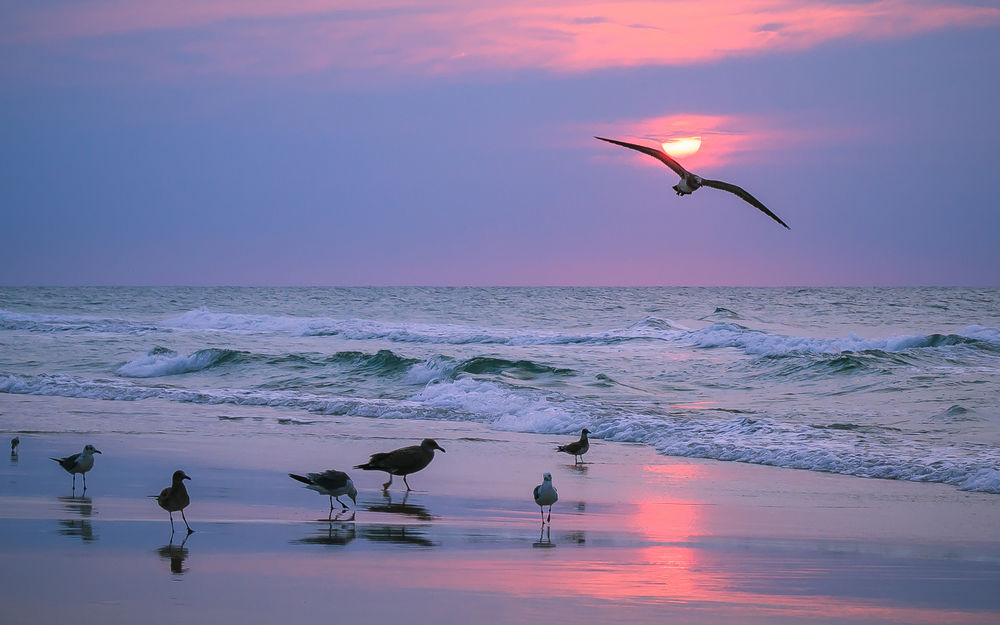
#> input picture back/python/smart_eraser/test_data/test_images/sea.jpg, 1000 x 625 px
$ python image_difference.py
#> lines starting #> are read from the running program, lines starting #| are printed output that depends on the picture; after the words box and inside, x2 and y2 are one past the last pixel; in counts of white or black regions, pixels touching at a corner belong together
import cv2
import numpy as np

color_img = cv2.imread('./test_data/test_images/sea.jpg')
#> color_img is the input picture: shape (625, 1000, 3); mean B, G, R 162.6, 124, 128.4
mask_img = cv2.imread('./test_data/u2net_results/sea.png', cv2.IMREAD_GRAYSCALE)
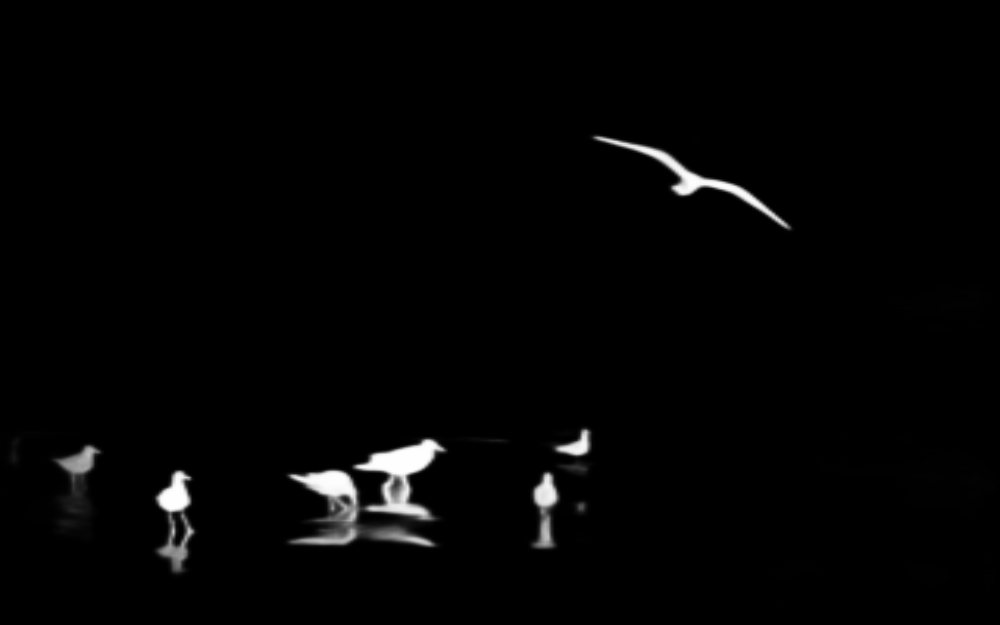
#> input picture back/python/smart_eraser/test_data/u2net_results/sea.png, 1000 x 625 px
#> mask_img is the input picture: shape (625, 1000); min 0, max 255, mean 4

_, mask = cv2.threshold(mask_img, 1, 255, cv2.THRESH_BINARY)
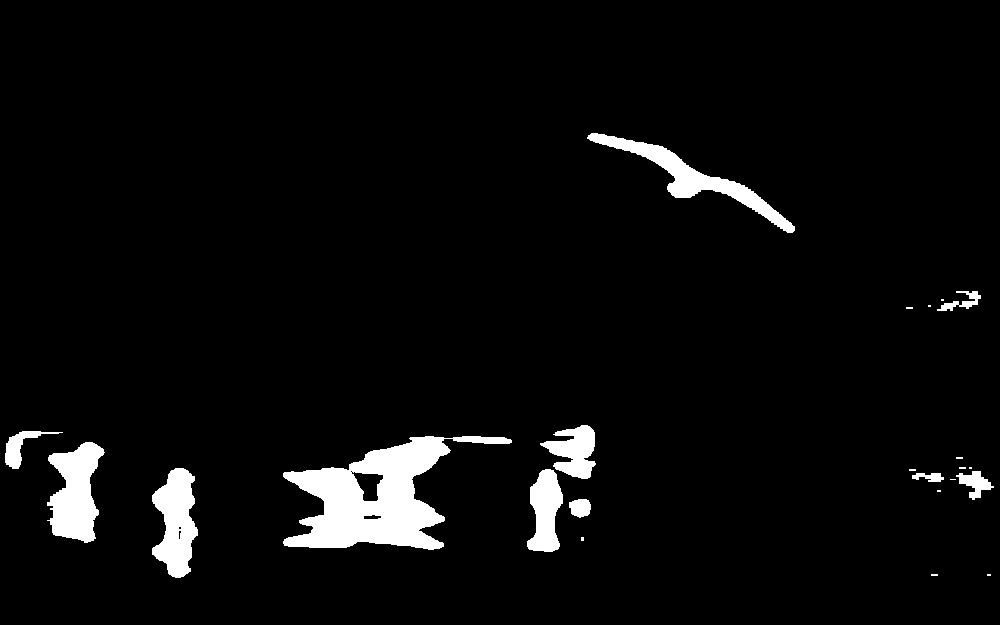
#> mask: shape (625, 1000); 4.5% white; 23 white regions (12 under 20 px), largest, box (x1, y1, x2, y2) and area: (283, 436, 512, 550) 11388, (47, 442, 105, 543) 3708, (587, 133, 795, 233) 3579

# applying the bitwise NOT operator to a mask
inverse_mask = cv2.bitwise_not(mask)
# creating an alpha channel from an inverse mask
alpha_channel = np.zeros_like(mask)
alpha_channel[inverse_mask != 0] = 255
# combining a color image and an alpha channel
result = cv2.merge((color_img, alpha_channel))

cv2.imwrite('result_image.png', result)
